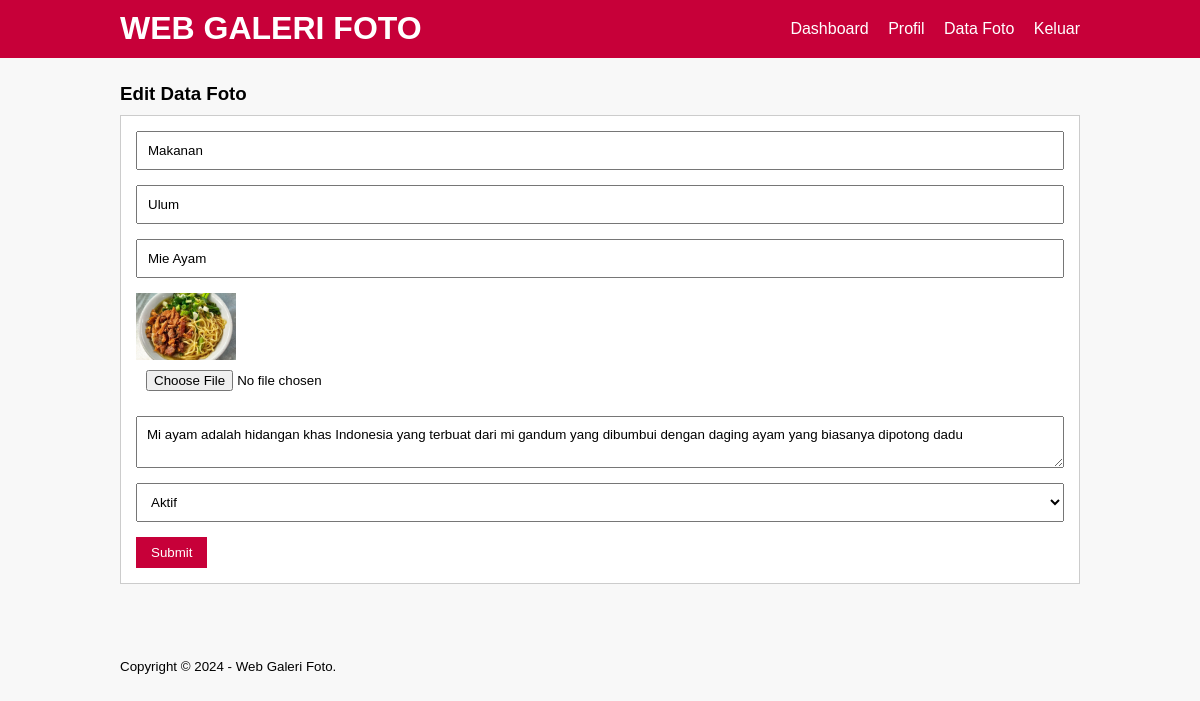
Screenshot of /edit-image.php?id=43 (signed in) with the database file from the repository.
### tables this page shows
CREATE TABLE `tb_image` (
  `image_id` int(11) NOT NULL,
  `category_id` int(11) NOT NULL,
  `category_name` varchar(100) NOT NULL,
  `admin_id` int(11) NOT NULL,
  `admin_name` varchar(100) NOT NULL,
  `image_name` varchar(100) NOT NULL,
  `image_description` text NOT NULL,
  `image` varchar(100) NOT NULL,
  `image_status` tinyint(1) NOT NULL,
  `date_created` timestamp NOT NULL DEFAULT current_timestamp() ON UPDATE current_timestamp()
);

### edit-image.php (the view, shortened to what this page needs)
<?php
	include 'db.php';
	$produk = mysqli_query($conn, "SELECT * FROM  tb_image WHERE image_id = '".$_GET['id']."'");
	$p = mysqli_fetch_object($produk);
?>
<!DOCTYPE html PUBLIC "-//W3C//DTD XHTML 1.0 Transitional//EN" "http://www.w3.org/TR/xhtml1/DTD/xhtml1-transitional.dtd">
<html xmlns="http://www.w3.org/1999/xhtml">
<head>
<link rel="stylesheet" type="text/css" href="css/style.css">
</head>
<body>
     <header>
        <div class="container">
        <h1><a href="dashboard.php">WEB GALERI FOTO</a></h1>
        <ul>
           <li><a href="dashboard.php">Dashboard</a></li>
           <li><a href="profil.php">Profil</a></li>
           <li><a href="data-image.php">Data Foto</a></li>
           <li><a href="Keluar.php">Keluar</a></li>
        </ul>
        </div>
    </header>
    <div class="section">
        <div class="container">
            <h3>Edit Data Foto</h3>
            <div class="box">
    <form action="" method="POST" enctype="multipart/form-data">
            <input type="text" name="kategori" class="input-control" placeholder="Kategori Foto" value="<?php echo $p->category_name ?>" readonly="readonly">
            <input type="text" name="namauser" class="input-control" placeholder="Nama User" value="<?php echo $p->admin_name ?>" readonly="readonly">
            <input type="text" name="nama" class="input-control" placeholder="Nama Foto" value="<?php echo $p->image_name ?>" required>
                   <img src="foto/<?php echo $p->image ?>" width="100px" />
                   <input type="file" name="gambar" class="input-control">
                   <textarea class="input-control" name="deskripsi" placeholder="Deskripsi"><?php echo $p->image_description ?></textarea><br />
                   <select class="input-control" name="status">
                       <option value="1" <?php echo ($p->image_status == 1)? 'selected':''; ?>>Aktif</option>
                   </select>
                   <input type="submit" name="submit" value="Submit" class="btn">
               </form>
        </div>
        </div>
    </div>
     <footer>
        <div class="container">
            <small>Copyright &copy; 2024 - Web Galeri Foto.</small>
        </div>
    </footer>
</body>
</html>

### css/style.css (style rules this page uses)
* { padding:0; margin:0; font-family:'Quicksand', sans-serif; }
body { background-color:#f8f8f8; }
a { color: inherit; text-decoration:none; }
.input-control { width:100%; padding:10px; margin-bottom:15px; box-sizing:border-box; }
.btn { padding:8px 15px; background-color: #C70039; color: #fff; border:none; cursor: pointer; }
header { background-color: #C70039; color: #fff; }
header h1 { float:left; padding:10px 0; }
header ul { float:right; }
header ul li { display:inline-block; }
header ul li a { padding:20px 0 20px 15px; display: inline-block; }
footer { padding:25px 0; }
.container { width: 80%; margin: 0 auto; }
.container:after { content:''; display: block; clear:both; }
.section { padding:25px 0; }
.box { background-color: #fff; border:1px solid #ccc; padding:15px; box-sizing: border-box; margin:10px 0 25px 0; }
.box:after { content: ''; display: block; clear: both; }

### rows the page displays
tb_image: kategori "Makanan", namauser "Ulum", nama "Mie Ayam", image (picture), deskripsi "Mi ayam adalah hidangan khas Indonesia yang terbuat dari mi gandum yang dibumbui dengan daging ayam yang biasanya dipotong dadu", status "Aktif"
